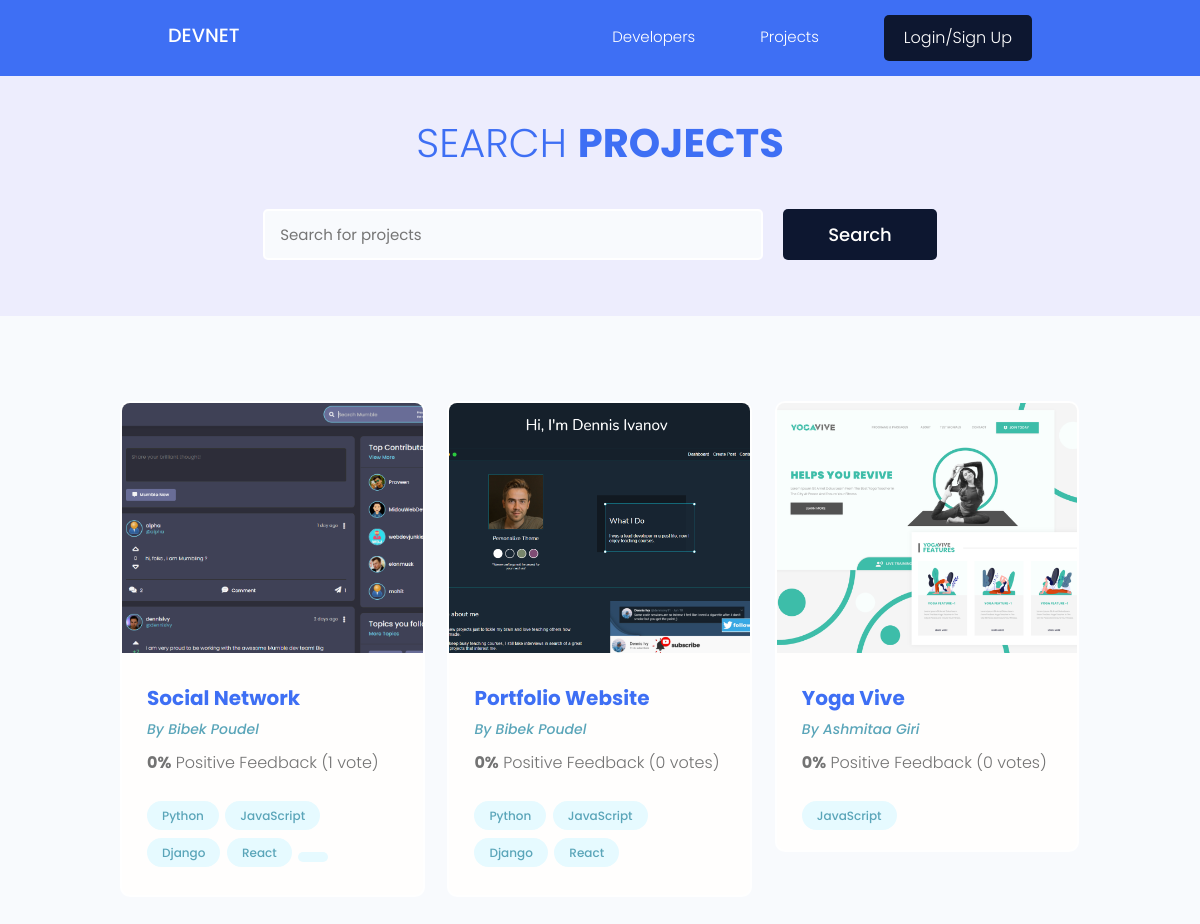
/projects/, run on the app's committed database.
### projects/models.py (models this page shows, shortened)
class Project(models.Model):
    owner = models.ForeignKey(Profile, on_delete=models.CASCADE, null=True, blank=True)
    title = models.CharField(max_length=200)
    description = models.TextField(null=True, blank=True)
    featured_image = models.ImageField(upload_to= 'featured_images', null=True, blank=True,default="featured_images/default.jpg")
    demo_link = models.CharField(max_length=2000, blank=True, null=True)
    source_link = models.CharField(max_length=2000, null=True, blank=True)
    vote_total = models.IntegerField(default=0, null=True, blank=True)
    vote_ratio = models.IntegerField(default=0, null=True, blank=True)
    tags = models.ManyToManyField('Tag', blank=True)
    created = models.DateTimeField(auto_now_add=True)
    id = models.UUIDField(default=uuid.uuid4, unique=True, primary_key=True, editable=False)
    class Meta:
        ordering = ['-vote_ratio', '-vote_total', 'title']

class Tag(models.Model):
    name = models.CharField(max_length=200)
    created = models.DateTimeField(auto_now_add=True)
    id = models.UUIDField(default=uuid.uuid4, unique=True, primary_key=True, editable=False)
    def __str__(self):
        return self.name

### users/models.py (models this page shows, shortened)
class Profile(models.Model):
    user = models.OneToOneField(User, on_delete=models.CASCADE, null=True, blank=True)
    name = models.CharField(max_length=200, blank=True, null=True)
    email = models.EmailField(max_length=500, blank=True, null=True)
    username = models.CharField(max_length=200, blank=True, null=True)
    location = models.CharField(max_length=200, blank=True, null=True)
    short_intro = models.CharField(max_length=200, null=True, blank=True)
    bio = models.TextField(blank=True, null=True)
    profile_image = models.ImageField(null=True, blank=True,upload_to='profile_images' ,default='profile_images/avatar.png')
    social_github = models.CharField(max_length=200, blank=True, null=True)
    social_twitter = models.CharField(max_length=200, blank=True, null=True)
    social_linkedin = models.CharField(max_length=200, blank=True, null=True)
    social_youtube = models.CharField(max_length=200, blank=True, null=True)
    social_website = models.CharField(max_length=200, blank=True, null=True)
    created = models.DateTimeField(auto_now_add=True)
    id = models.UUIDField(default=uuid.uuid4, unique=True, primary_key=True, editable=False)
    class Meta:
        ordering = [
            'created'
        ]

### projects/views.py (the view)
# urls.py: path('projects/', include('projects.urls')),
def projects(request):
    text = ''
    if request.GET.get('text'):
        text = request.GET.get('text')
    tags = Tag.objects.filter(name__icontains=text)
    projects = Project.objects.distinct().filter(Q(title__icontains=text) | Q(tags__in=tags) | Q(owner__name__icontains=text))
    page = request.GET.get('page')
    results = 9
    paginator = Paginator(projects, results)
    try:
        projects = paginator.page(page)
    except PageNotAnInteger:
        page=1
        projects = paginator.page(page)
    except EmptyPage:
        page = paginator.num_pages
        projects = paginator.page(page)
    leftIndex = (int(page)  - 4  )
    if leftIndex < 1:
        leftIndex = 1
    rightIndex = (int(page)+ 5)
    if rightIndex > paginator.num_pages:
        rightIndex = paginator.num_pages+1
    custom_index = range(leftIndex, rightIndex)
    context = {'projects':projects,'custom_index':custom_index, 'text':text, 'paginator':paginator }
    return render(request, 'projects/projects.html', context)

### projects/templates/projects/projects.html (shortened to what this page needs)
{% extends 'main.html' %}
{% block content %}
  <main class="projects">
    <section class="hero-section text-center">
      <div class="container container--narrow">
        <div class="hero-section__box">
          <h2>Search <span>Projects</span></h2>
        </div>
        <div class="hero-section__search">
          <form id="searchForm" class="form" action="{% url 'projects' %}" method="get">
            <div class="form__field">
              <input class="input input--text" id="formInput#search" type="text" name="text"
               value="{{text}}" placeholder="Search for projects" />
            </div>
            <input class="btn btn--sub btn--lg" type="submit" value="Search" />
          </form>
        </div>
      </div>
    </section>
    <section class="projectsList">
      <div class="container">
        <div class="grid grid--three">
            {% for project in projects %}
          <div class="column">
            <div class="card project">
              <a href="{% url 'project' project.id%}" class="project">
                <img class="project__thumbnail" src="{{project.featured_image.url}}" alt="project thumbnail" />
                <div class="card__body">
                  <h3 class="project__title">{{project.title}}</h3>
                  <p><a class="project__author" href="{% url 'profile' project.owner.id%}">By {{project.owner.name|title}}</a></p>
                  <p class="project--rating">
                    <span style="font-weight: bold;">{{project.vote_ratio}}%</span> Positive
                    Feedback ({{project.vote_total}} vote{{project.vote_total|pluralize:"s"}})
                  </p>
                  <div class="project__tags">
                      {% for tag in project.tags.all %}
                    <span class="tag tag--pill tag--main">
                      <small>{{tag}}</small>
                    </span>
                    {% endfor %}
                  </div>
                </div>
              </a>
            </div>
          </div>
          {% endfor %}
        </div>
      </div>
    </section>
</main>
{% endblock content %}

### templates/main.html (shortened to what this page needs)
<!DOCTYPE html>
{% load static %}
<html>
<head>
    <link rel="stylesheet" href="https://cdn.iconmonstr.com/1.3.0/css/iconmonstr-iconic-font.min.css" />
    <link rel="stylesheet" href="{% static 'uikit/styles/uikit.css' %}" />
    <link rel="stylesheet" href="{% static 'css/app.css' %}" />
</head>
<body>
    {% include 'navbar.html' %}
    {% block content %}
    {% endblock content %}
</body>
</html>

### templates/navbar.html (shortened to what this page needs)
{% load static %}
<header  class="header">
    <div class="container container--narrow">
      <a href="{% url 'profiles' %}" class="header__logo">
        <span><strong style=" color: white; font-size: larger;">DEVNET</strong></span>
      </a>
      <nav class="header__nav">
        <ul class="header__menu">
          <li class="header__menuItem"><a href="{% url 'profiles' %}">Developers</a></li>
          <li class="header__menuItem"><a href="{% url 'projects' %}">Projects</a></li>
          {% if request.user.is_authenticated %}
          <li class="header__menuItem"><a href="{% url 'inbox' %}">Inbox</a></li>
          <li class="header__menuItem"><a href="{% url 'user-account' %}">Account</a></li>
          <li class="header__menuItem"><a href="{% url 'logout' %}"  class="btn btn--sub">Logout</a></li>
          {% else %}
          <li class="header__menuItem"><a href="{% url 'login' %}" class="btn btn--sub">Login/Sign Up</a></li>
          {% endif %}
        </ul>
      </nav>
    </div>
  </header>

### static/css/app.css (style rules this page uses)
:root { --hue-color: 224; --color-sub: hsl(var(--hue-color), 89%, 60%); --color-light:white; --color-sub-light:hsl(var(--hue-color), 56%, 12%); }
.btn--sub { background-color: var(--color-sub-light); }
.card { border: 2px solid var(--color-light); }
img { width: 100%; }
.header { position: sticky; z-index: 111; background-color: var(--color-sub); padding: 1.5rem 0; }
.header > .container { display: flex; justify-content: space-between; align-items: center; }
.header__nav > ul { display: inline-flex; align-items: center; list-style: none; gap: 6.5rem; }
.header__menuItem > a { color: var(--color-light); font-weight: 300; }
.hero-section { height: 40vh; display: flex; align-items: center; background-color: var(--color-sub); }
.hero-section__box { margin-bottom: 4rem; }
.hero-section__box > h2, .hero-section__box > h2 > span { font-size: 4rem; color: var(--color-light); line-height: 1.3; text-transform: uppercase; }
.hero-section__box > h2 { font-weight: 300; }
.hero-section__box > h2 > span { font-weight: 700; }
.hero-section__search > .form { display: flex; align-items: center; justify-content: center; gap: 2rem; }
.hero-section__search > .form input.input--text { width: 50rem; }
.project__author { font-size: 1.4rem; font-style: italic; }
.project--rating { margin-bottom: 1.6em; margin-top: .5em; }
.projects > .hero-section { background: var(--color-sub-lighter); height: 30vh; }
.projects .hero-section__box { margin-bottom: 2.5rem; }
.projects .hero-section__box > h2 { color: var(--color-sub); }
.projects .hero-section__box > h2 > span { font-weight: 700; color: var(--color-sub); }
.projectsList { margin-top: 8rem; }
.project__thumbnail { height: 25rem; object-fit: cover; object-position: top center; }
.project__title { font-size: 2rem; font-weight: 700; color: var(--color-sub); }

### static/uikit/styles/modules/_variables.css (style rules this page uses)
:root { --color-main: #5aa5b9; --color-main-light: #e6faff; --color-sub: #3f4156; --color-sub-light: #51546e; --color-sub-lighter: #ededfd; --color-text: #737373; --color-gray: #8b8b8b; --color-light: #e5e7eb; --color-light-gray: #767676; --color-bg: #f8fafd; --color-white: #fffefd; --color-white-light: #f3f3f3; --color-success: #359e64; --color-success-bg: #def8e8; --color-error: #fc4b0b; --color-error-bg: #fff2ee; --font-base: 'Poppins', arial, helvetica, 'Segoe UI', roboto, ubuntu, sans-serif; --font-monospace: 'Fira Code', 'Courier New', courier, monospace; --font-regular: 300; --font-medium: 500; --font-bold: 700; --generic-shadow: 1px 1px 5px #00000010; --generic-transition: all 0.3s ease-in-out; }

### static/uikit/styles/modules/_base.css (style rules this page uses)
* { margin: 0; padding: 0; box-sizing: border-box; text-rendering: optimizeLegibility; color: inherit; font-size: inherit; }
html { font-size: 50%; }
@media only screen and (min-width: 480px) { html { font-size: 56.25%; } }
@media only screen and (min-width: 1200px) { html { font-size: 62.5%; } }
body { line-height: 1.6; font-weight: 400; font-size: 1.5rem; color: var(--color-text); background-color: var(--color-bg); min-height: 100vh; }

### static/uikit/styles/modules/_typography.css (style rules this page uses)
* { font-family: var(--font-base); }
h2 { font-size: 3.6rem; font-weight: var(--font-bold); }
h3 { font-size: 3.2rem; font-weight: var(--font-medium); }
p, span, strong { font-size: 1.6rem; color: var(--color-text); font-weight: var(--font-regular); }
strong { font-weight: var(--font-medium); }
a { padding-bottom: 2px; text-decoration: none; display: inline-block; color: var(--color-main); font-weight: var(--font-medium); }

### static/uikit/styles/modules/_utilities.css (style rules this page uses)
.container { width: 92%; max-width: 165rem; margin: 0 auto; box-sizing: border-box; }
.container--narrow { width: 92%; max-width: 120rem; }
@media screen and (min-width: 1000px) { .container { width: 90%; } }
@media screen and (min-width: 1000px) { .container--narrow { width: 85%; } }
@media screen and (min-width: 1200px) { .container { width: 80%; } }
@media screen and (min-width: 1200px) { .container--narrow { width: 72%; } }
.text-center { text-align: center; }

### static/uikit/styles/modules/_card.css (style rules this page uses)
.card { border-radius: 1rem; background-color: var(--color-white); border: 1.5px solid var(--color-light); width: auto; height: auto; margin-top: 0.5rem; margin-bottom: 0.5rem; overflow: hidden; }
.card__body, .card__header { padding: 2rem 2.5rem; }

### data on the page
Project: featured_image (picture), title "Social Network", owner.name "Bibek Poudel", vote_ratio "0", vote_total "1"
Tag: name "Python"
Tag: name "JavaScript"
Tag: name "Django"
Tag: name "React"
Project: featured_image (picture), title "Portfolio Website", owner.name "Bibek Poudel", vote_ratio "0", vote_total "0"
Project: featured_image (picture), title "Yoga Vive", owner.name "Ashmitaa Giri", vote_ratio "0", vote_total "0"
